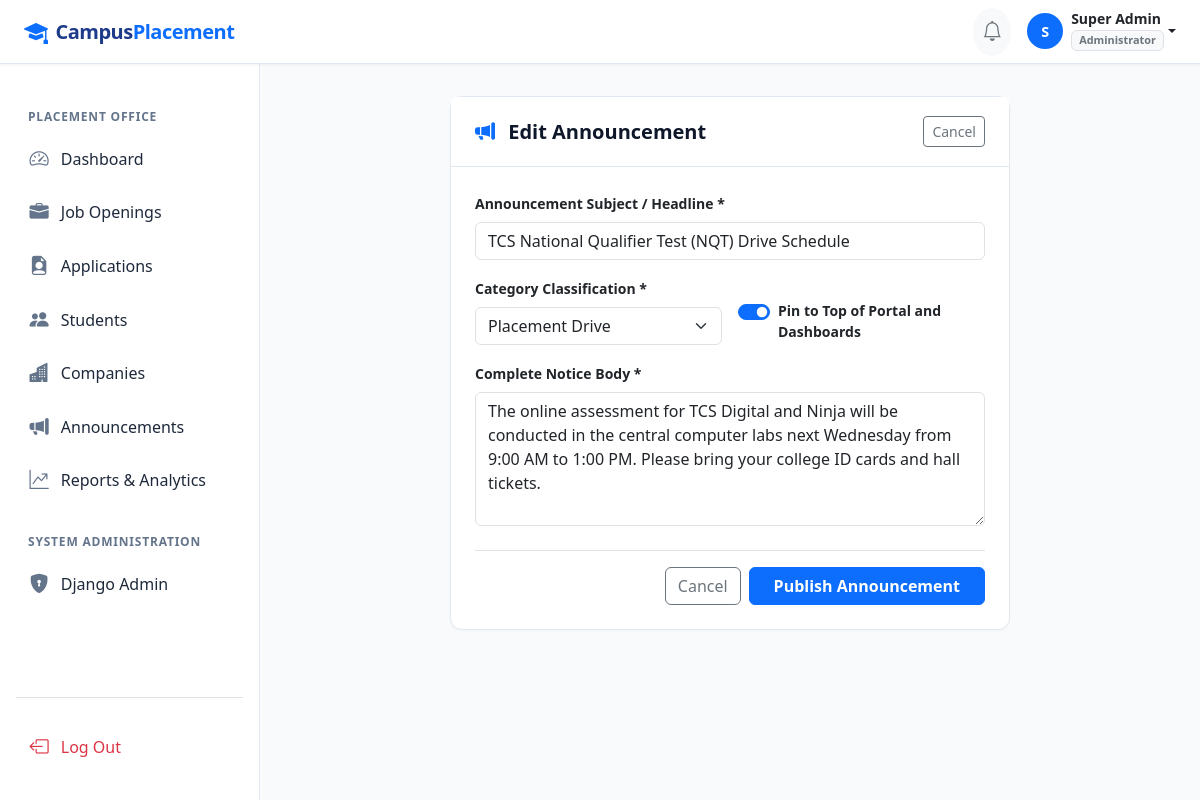
/notifications/announcements/2/edit/ (signed in), run on the app's committed database.
### accounts/models.py (models this page shows, shortened)
class User(AbstractUser):
    ROLE_STUDENT = 'student'
    ROLE_OFFICER = 'officer'
    ROLE_ADMIN = 'admin'
    ROLE_CHOICES = [
        (ROLE_STUDENT, 'Student'),
        (ROLE_OFFICER, 'Placement Officer'),
        (ROLE_ADMIN, 'Administrator'),
    ]
    role = models.CharField(max_length=20, choices=ROLE_CHOICES, default=ROLE_STUDENT)
    email = models.EmailField(unique=True, help_text="Email address must be unique.")
    @property
    def is_student(self):
        return self.role == self.ROLE_STUDENT
    @property
    def is_officer(self):
        return self.role == self.ROLE_OFFICER or self.is_superuser or self.is_staff

### notifications/models.py (models this page shows, shortened)
class Announcement(models.Model):
    CATEGORY_CHOICES = [
        ('placement_drive', 'Placement Drive'),
        ('interview_schedule', 'Interview Schedule'),
        ('new_job', 'New Job Opening'),
        ('deadline_alert', 'Deadline Alert'),
        ('general', 'General Announcement'),
    ]
    title = models.CharField(max_length=200)
    content = models.TextField()
    category = models.CharField(max_length=30, choices=CATEGORY_CHOICES, default='general')
    is_pinned = models.BooleanField(default=False, help_text="Pin to top of dashboards and list")
    created_by = models.ForeignKey(settings.AUTH_USER_MODEL, on_delete=models.SET_NULL, null=True, blank=True)
    created_at = models.DateTimeField(auto_now_add=True)
    updated_at = models.DateTimeField(auto_now=True)
    class Meta:
        ordering = ['-is_pinned', '-created_at']

### notifications/views.py (the view)
# urls.py: path('announcements/<int:pk>/edit/', views.announcement_edit, name='announcement_edit'),
@officer_required
def announcement_edit(request, pk):
    announcement = get_object_or_404(Announcement, pk=pk)
    if request.method == 'POST':
        form = AnnouncementForm(request.POST, instance=announcement)
        if form.is_valid():
            form.save()
            messages.success(request, f"Announcement '{announcement.title}' updated successfully.")
            return redirect('notifications:announcements')
        else:
            messages.error(request, "Please check the form for errors.")
    else:
        form = AnnouncementForm(instance=announcement)
    return render(request, 'notifications/announcement_form.html', {'form': form, 'announcement': announcement, 'title': 'Edit Announcement'})

### notifications/forms.py
class AnnouncementForm(forms.ModelForm):
    class Meta:
        model = Announcement
        fields = ['title', 'content', 'category', 'is_pinned']
        widgets = {
            'title': forms.TextInput(attrs={'class': 'form-control', 'placeholder': 'e.g., Upcoming Drive: TCS National Qualifier Test 2026'}),
            'content': forms.Textarea(attrs={'class': 'form-control', 'rows': 5, 'placeholder': 'Provide complete announcement details, dates, venues, instructions...'}),
            'category': forms.Select(attrs={'class': 'form-select'}),
            'is_pinned': forms.CheckboxInput(attrs={'class': 'form-check-input'}),
        }

### notifications/context_processors.py (called while the page is built)
def unread_notifications_count(request):
    if request.user.is_authenticated:
        count = request.user.notifications.filter(is_read=False).count()
        unread_notifications = request.user.notifications.filter(is_read=False)[:5]
        return {
            'unread_notifications_count': count,
            'recent_unread_notifications': unread_notifications,
        }
    return {
        'unread_notifications_count': 0,
        'recent_unread_notifications': [],
    }

### templates/notifications/announcement_form.html (shortened to what this page needs)
{% extends 'base.html' %}
{% load static %}
{% block content %}
<div class="container-fluid">
  <div class="row justify-content-center">
    <div class="col-lg-8">
      <div class="card card-custom">
        <div class="card-header bg-white d-flex justify-content-between align-items-center">
          <h5 class="fw-bold mb-0"><i class="bi bi-megaphone-fill text-primary me-2"></i> {{ title }}</h5>
          <a href="{% url 'notifications:announcements' %}" class="btn btn-sm btn-outline-secondary">Cancel</a>
        </div>
        <div class="card-body p-4">
          <form method="post" novalidate>
            <div class="mb-3">
              <label class="form-label fw-semibold small">Announcement Subject / Headline *</label>
              {{ form.title }}
            </div>
            <div class="row g-3 mb-3">
              <div class="col-md-6">
                <label class="form-label fw-semibold small">Category Classification *</label>
                {{ form.category }}
              </div>
              <div class="col-md-6 d-flex align-items-center pt-3">
                <div class="form-check form-switch mt-2">
                  {{ form.is_pinned }}
                  <label class="form-check-label fw-semibold small" for="{{ form.is_pinned.id_for_label }}">
                    Pin to Top of Portal and Dashboards
                  </label>
                </div>
              </div>
            </div>
            <div class="mb-4">
              <label class="form-label fw-semibold small">Complete Notice Body *</label>
              {{ form.content }}
            </div>
            <div class="d-flex justify-content-end gap-2 border-top pt-3">
              <a href="{% url 'notifications:announcements' %}" class="btn btn-outline-secondary">Cancel</a>
              <button type="submit" class="btn btn-primary px-4 fw-semibold">Publish Announcement</button>
            </div>
          </form>
        </div>
      </div>
    </div>
  </div>
</div>
{% endblock %}

### templates/navbar.html (shortened to what this page needs)
<nav class="navbar navbar-expand-lg top-navbar">
  <div class="container-fluid px-3 px-lg-4">
    <a class="navbar-brand navbar-brand-custom" href="{% if user.is_authenticated %}{% url 'dashboard:redirect' %}{% else %}{% url 'dashboard:home' %}{% endif %}">
      <i class="bi bi-mortarboard-fill fs-4 text-primary"></i>
      <span>Campus<span class="text-primary">Placement</span></span>
    </a>
    <div class="ms-auto d-flex align-items-center gap-3">
      {% if user.is_authenticated %}
        <div class="dropdown">
          <a class="btn btn-light position-relative rounded-circle p-2 text-secondary" href="#" role="button" data-bs-toggle="dropdown" aria-expanded="false" title="Notifications">
            <i class="bi bi-bell fs-5"></i>
          </a>
        </div>
        <div class="dropdown">
          <a class="d-flex align-items-center text-decoration-none dropdown-toggle text-dark" href="#" role="button" data-bs-toggle="dropdown" aria-expanded="false">
            <div class="bg-primary text-white rounded-circle d-flex align-items-center justify-content-center me-2 fw-bold" style="width: 36px; height: 36px; font-size: 0.9rem;">
              {{ user.first_name|first|default:user.username|first|upper }}
            </div>
            <div class="d-none d-md-block text-start">
              <div class="fw-semibold small lh-1">{{ user.get_full_name|default:user.username }}</div>
              <span class="badge bg-light text-secondary border mt-1" style="font-size: 0.68rem;">{{ user.get_role_display }}</span>
            </div>
          </a>
        </div>
      {% else %}
        <a href="{% url 'accounts:login' %}" class="btn btn-outline-primary btn-sm px-3">Log In</a>
        <a href="{% url 'accounts:register' %}" class="btn btn-primary btn-sm px-3">Student Registration</a>
      {% endif %}
    </div>
  </div>
</nav>

### static/css/custom.css (style rules this page uses)
:root { --primary-color: #1e3a8a; --primary-hover: #1e40af; --secondary-color: #0f172a; --accent-color: #2563eb; --accent-light: #eff6ff; --success-color: #059669; --warning-color: #d97706; --danger-color: #dc2626; --info-color: #0284c7; --bg-light: #f8fafc; --card-border: #e2e8f0; --text-dark: #1e293b; --text-muted: #64748b; --sidebar-width: 260px; --navbar-height: 64px; }
body { font-family: 'Segoe UI', system-ui, -apple-system, BlinkMacSystemFont, Roboto, Oxygen, Ubuntu, Cantarell, sans-serif; background-color: var(--bg-light); color: var(--text-dark); min-height: 100vh; margin: 0; }
.navbar-brand-custom { font-weight: 700; letter-spacing: -0.5px; color: var(--primary-color) !important; display: flex; align-items: center; gap: 0.5rem; }
.top-navbar { position: fixed; top: 0; left: 0; right: 0; background: #ffffff; border-bottom: 1px solid var(--card-border); box-shadow: 0 1px 3px rgba(0, 0, 0, 0.05); z-index: 1030; height: var(--navbar-height); }
.card-custom { background: #ffffff; border: 1px solid var(--card-border); border-radius: 12px; box-shadow: 0 1px 3px rgba(0, 0, 0, 0.03); }
.card-custom .card-header { background: transparent; border-bottom: 1px solid var(--card-border); padding: 1.2rem 1.5rem; font-weight: 600; color: var(--secondary-color); }
.card-custom .card-body { padding: 1.5rem; }

### data on the page
User: first_name|first "S", get_full_name "Super Admin", role "Administrator"
Announcement: title "TCS National Qualifier Test (NQT) Drive Schedule", category "Placement Drive", is_pinned "☑", content "The online assessment for TCS Digital and Ninja will be conducted in the central computer labs next Wednesday from 9:00 AM to 1:00 PM. Please bring your college ID cards and hall tickets."

### other printed values
{{ title }} "Edit Announcement"
